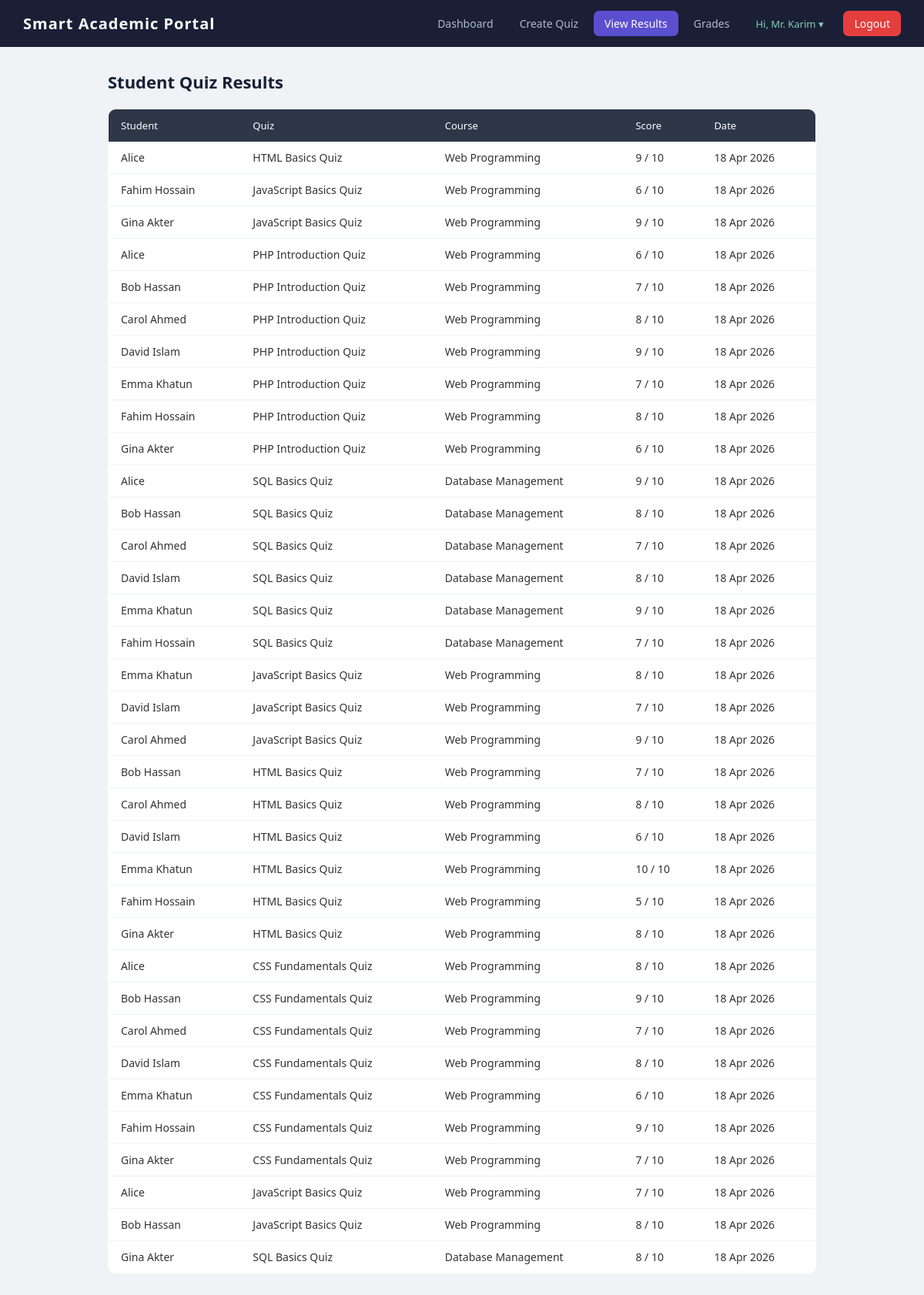
/teacher/view_results.php (signed in), run on the app's committed database.
### tables this page shows
CREATE TABLE `quiz_attempts` (
  `id` int(11) NOT NULL,
  `quiz_id` int(11) NOT NULL,
  `student_id` int(11) NOT NULL,
  `score` int(11) DEFAULT 0,
  `attempted_at` timestamp NOT NULL DEFAULT current_timestamp()
);

CREATE TABLE `users` (
  `id` int(11) NOT NULL,
  `name` varchar(100) NOT NULL,
  `email` varchar(100) NOT NULL,
  `password` varchar(255) NOT NULL,
  `role` enum('student','teacher','admin') DEFAULT 'student',
  `created_at` timestamp NOT NULL DEFAULT current_timestamp()
);

CREATE TABLE `quizzes` (
  `id` int(11) NOT NULL,
  `course_id` int(11) NOT NULL,
  `title` varchar(150) NOT NULL,
  `time_limit` int(11) DEFAULT 30,
  `total_marks` int(11) DEFAULT 10
);

CREATE TABLE `courses` (
  `id` int(11) NOT NULL,
  `title` varchar(150) NOT NULL,
  `code` varchar(20) NOT NULL,
  `teacher_id` int(11) DEFAULT NULL
);

### teacher/view_results.php (the view, shortened to what this page needs)
<?php
$teacher_id = $_SESSION['user_id'];
$results = mysqli_query($conn,
    "SELECT u.name AS student_name, q.title AS quiz_title,
            c.title AS course_title, qa.score, q.total_marks, qa.attempted_at
     FROM quiz_attempts qa
     JOIN users u   ON qa.student_id = u.id
     JOIN quizzes q ON qa.quiz_id    = q.id
     JOIN courses c ON q.course_id   = c.id
     WHERE c.teacher_id = $teacher_id
     ORDER BY qa.attempted_at DESC");
?>
<!DOCTYPE html><html>
<head><title>View Results</title><link rel="stylesheet" href="../assets/style.css"></head>
<body>
<?php include '../includes/header.php'; ?>
<div class="container">
  <h2>Student Quiz Results</h2>
  <table class="data-table">
    <thead>
      <tr>
        <th>Student</th><th>Quiz</th><th>Course</th>
        <th>Score</th><th>Date</th>
      </tr>
    </thead>
    <tbody>
    <?php while($r = mysqli_fetch_assoc($results)): ?>
      <tr>
        <td><?= $r['student_name'] ?></td>
        <td><?= $r['quiz_title'] ?></td>
        <td><?= $r['course_title'] ?></td>
        <td><?= $r['score'] ?> / <?= $r['total_marks'] ?></td>
        <td><?= date('d M Y', strtotime($r['attempted_at'])) ?></td>
      </tr>
    <?php endwhile; ?>
    </tbody>
  </table>
</div>
</body></html>

### assets/style.css (style rules this page uses)
* { margin: 0; padding: 0; box-sizing: border-box; }
body { font-family: 'Segoe UI', Tahoma, Geneva, Verdana, sans-serif; background: #f0f2f5; color: #333; font-size: 15px; }
.container { max-width: 960px; margin: 30px auto; padding: 0 20px; }
h2 { font-size: 22px; font-weight: 600; margin-bottom: 20px; color: #1a1f36; }
.data-table { width: 100%; border-collapse: collapse; background: #fff; border-radius: 10px; overflow: hidden; border: 1px solid #e2e8f0; margin-bottom: 24px; }
.data-table th { background: #2d3748; color: #fff; padding: 12px 16px; text-align: left; font-size: 13px; font-weight: 500; }
.data-table td { padding: 11px 16px; border-bottom: 1px solid #edf2f7; font-size: 14px; }
.data-table tr:last-child td { border-bottom: none; }

### data on the page
quiz_attempts: student.name "Alice", quiz.title "HTML Basics Quiz", courses.title "Web Programming", score "9", quiz.total_marks "10", attempted_at "18 Apr 2026"
quiz_attempts: student.name "Fahim Hossain", quiz.title "JavaScript Basics Quiz", courses.title "Web Programming", score "6", quiz.total_marks "10", attempted_at "18 Apr 2026"
quiz_attempts: student.name "Gina Akter", quiz.title "JavaScript Basics Quiz", courses.title "Web Programming", score "9", quiz.total_marks "10", attempted_at "18 Apr 2026"
quiz_attempts: student.name "Alice", quiz.title "PHP Introduction Quiz", courses.title "Web Programming", score "6", quiz.total_marks "10", attempted_at "18 Apr 2026"
quiz_attempts: student.name "Bob Hassan", quiz.title "PHP Introduction Quiz", courses.title "Web Programming", score "7", quiz.total_marks "10", attempted_at "18 Apr 2026"
quiz_attempts: student.name "Carol Ahmed", quiz.title "PHP Introduction Quiz", courses.title "Web Programming", score "8", quiz.total_marks "10", attempted_at "18 Apr 2026"
quiz_attempts: student.name "David Islam", quiz.title "PHP Introduction Quiz", courses.title "Web Programming", score "9", quiz.total_marks "10", attempted_at "18 Apr 2026"
quiz_attempts: student.name "Emma Khatun", quiz.title "PHP Introduction Quiz", courses.title "Web Programming", score "7", quiz.total_marks "10", attempted_at "18 Apr 2026"
quiz_attempts: student.name "Fahim Hossain", quiz.title "PHP Introduction Quiz", courses.title "Web Programming", score "8", quiz.total_marks "10", attempted_at "18 Apr 2026"
quiz_attempts: student.name "Gina Akter", quiz.title "PHP Introduction Quiz", courses.title "Web Programming", score "6", quiz.total_marks "10", attempted_at "18 Apr 2026"
quiz_attempts: student.name "Alice", quiz.title "SQL Basics Quiz", courses.title "Database Management", score "9", quiz.total_marks "10", attempted_at "18 Apr 2026"
quiz_attempts: student.name "Bob Hassan", quiz.title "SQL Basics Quiz", courses.title "Database Management", score "8", quiz.total_marks "10", attempted_at "18 Apr 2026"
quiz_attempts: student.name "Carol Ahmed", quiz.title "SQL Basics Quiz", courses.title "Database Management", score "7", quiz.total_marks "10", attempted_at "18 Apr 2026"
quiz_attempts: student.name "David Islam", quiz.title "SQL Basics Quiz", courses.title "Database Management", score "8", quiz.total_marks "10", attempted_at "18 Apr 2026"
quiz_attempts: student.name "Emma Khatun", quiz.title "SQL Basics Quiz", courses.title "Database Management", score "9", quiz.total_marks "10", attempted_at "18 Apr 2026"
quiz_attempts: student.name "Fahim Hossain", quiz.title "SQL Basics Quiz", courses.title "Database Management", score "7", quiz.total_marks "10", attempted_at "18 Apr 2026"
quiz_attempts: student.name "Emma Khatun", quiz.title "JavaScript Basics Quiz", courses.title "Web Programming", score "8", quiz.total_marks "10", attempted_at "18 Apr 2026"
quiz_attempts: student.name "David Islam", quiz.title "JavaScript Basics Quiz", courses.title "Web Programming", score "7", quiz.total_marks "10", attempted_at "18 Apr 2026"
quiz_attempts: student.name "Carol Ahmed", quiz.title "JavaScript Basics Quiz", courses.title "Web Programming", score "9", quiz.total_marks "10", attempted_at "18 Apr 2026"
quiz_attempts: student.name "Bob Hassan", quiz.title "HTML Basics Quiz", courses.title "Web Programming", score "7", quiz.total_marks "10", attempted_at "18 Apr 2026"
quiz_attempts: student.name "Carol Ahmed", quiz.title "HTML Basics Quiz", courses.title "Web Programming", score "8", quiz.total_marks "10", attempted_at "18 Apr 2026"
quiz_attempts: student.name "David Islam", quiz.title "HTML Basics Quiz", courses.title "Web Programming", score "6", quiz.total_marks "10", attempted_at "18 Apr 2026"
quiz_attempts: student.name "Emma Khatun", quiz.title "HTML Basics Quiz", courses.title "Web Programming", score "10", quiz.total_marks "10", attempted_at "18 Apr 2026"
quiz_attempts: student.name "Fahim Hossain", quiz.title "HTML Basics Quiz", courses.title "Web Programming", score "5", quiz.total_marks "10", attempted_at "18 Apr 2026"
quiz_attempts: student.name "Gina Akter", quiz.title "HTML Basics Quiz", courses.title "Web Programming", score "8", quiz.total_marks "10", attempted_at "18 Apr 2026"
quiz_attempts: student.name "Alice", quiz.title "CSS Fundamentals Quiz", courses.title "Web Programming", score "8", quiz.total_marks "10", attempted_at "18 Apr 2026"
quiz_attempts: student.name "Bob Hassan", quiz.title "CSS Fundamentals Quiz", courses.title "Web Programming", score "9", quiz.total_marks "10", attempted_at "18 Apr 2026"
quiz_attempts: student.name "Carol Ahmed", quiz.title "CSS Fundamentals Quiz", courses.title "Web Programming", score "7", quiz.total_marks "10", attempted_at "18 Apr 2026"
quiz_attempts: student.name "David Islam", quiz.title "CSS Fundamentals Quiz", courses.title "Web Programming", score "8", quiz.total_marks "10", attempted_at "18 Apr 2026"
quiz_attempts: student.name "Emma Khatun", quiz.title "CSS Fundamentals Quiz", courses.title "Web Programming", score "6", quiz.total_marks "10", attempted_at "18 Apr 2026"
quiz_attempts: student.name "Fahim Hossain", quiz.title "CSS Fundamentals Quiz", courses.title "Web Programming", score "9", quiz.total_marks "10", attempted_at "18 Apr 2026"
quiz_attempts: student.name "Gina Akter", quiz.title "CSS Fundamentals Quiz", courses.title "Web Programming", score "7", quiz.total_marks "10", attempted_at "18 Apr 2026"
quiz_attempts: student.name "Alice", quiz.title "JavaScript Basics Quiz", courses.title "Web Programming", score "7", quiz.total_marks "10", attempted_at "18 Apr 2026"
quiz_attempts: student.name "Bob Hassan", quiz.title "JavaScript Basics Quiz", courses.title "Web Programming", score "8", quiz.total_marks "10", attempted_at "18 Apr 2026"
quiz_attempts: student.name "Gina Akter", quiz.title "SQL Basics Quiz", courses.title "Database Management", score "8", quiz.total_marks "10", attempted_at "18 Apr 2026"

### other printed values
$_SESSION['user_name'] "Mr. Karim"
